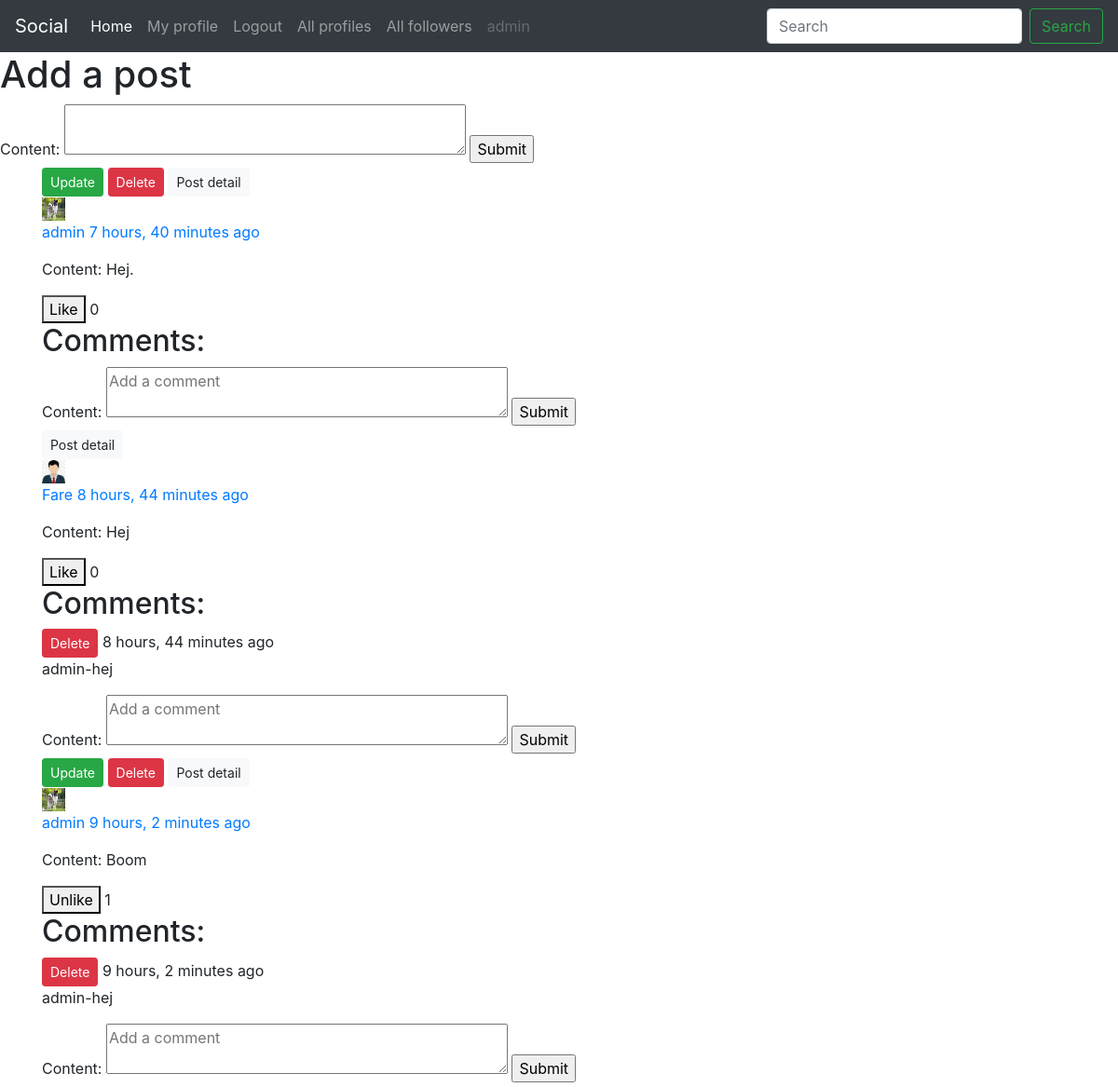
The page /posts/ (signed in) on the database its author committed.
### posts/models.py (models this page shows)
class Post(models.Model):
    author = models.ForeignKey(Profile, on_delete=models.CASCADE)
    content = models.TextField()
    liked = models.ManyToManyField(Profile, related_name='likes',blank=True)
    created_at = models.DateTimeField(auto_now_add=True)
    updated_at = models.DateTimeField(auto_now=True)
    def get_likes(self):
        return self.liked.all().count()
    class Meta:
        ordering = ("-created_at",)

class Comment(models.Model):
    post = models.ForeignKey(Post, on_delete=models.CASCADE)
    author = models.ForeignKey(Profile, on_delete=models.CASCADE)
    content = models.TextField()
    created_at = models.DateTimeField(auto_now_add=True)
    updated_at = models.DateTimeField(auto_now=True)

### profiles/models.py (models this page shows, shortened)
class Profile(models.Model):
    first_name = models.CharField(max_length=225)
    last_name = models.CharField(max_length=225)
    bio = models.TextField()
    user = models.OneToOneField(User, on_delete=models.CASCADE)
    image = models.ImageField(upload_to="post_images",default="avatar.jpg")
    followers = models.ManyToManyField(User,related_name="follower",blank=True)
    created = models.DateTimeField(auto_now_add=True)
    updated = models.DateTimeField(auto_now=True)
    def __str__(self):
        return self.user.username

### posts/views.py (the view, shortened to what this page needs)
# urls.py: path('posts/', views.get_all_posts, name='get_all_posts'),
@login_required(login_url='account_login')
def get_all_posts(request):
    posts = Post.objects.all()
    profile = Profile.objects.get(user=request.user)
    p_form = PostForm()
    c_form = CommentForm()
    context = {
        "posts":posts,
        "c_form":c_form,
        "p_form":p_form
        }
    return render(request, 'posts/all_posts.html',context)

### posts/forms.py
class CommentForm(forms.ModelForm):
    content = forms.CharField(widget=forms.Textarea(attrs={'rows':2,"placeholder":"Add a comment"}))
    class Meta:
        model = Comment
        fields = ("content",)

class PostForm(forms.ModelForm):
    content = forms.CharField(widget=forms.Textarea(attrs={'rows':2}))
    class Meta:
        model = Post
        fields = ("content",)

### posts/templates/posts/all_posts.html (shortened to what this page needs)
{% extends 'base.html' %}
{% block content %}
<h1>Add a post</h1>
<form action="" method="POST">
    {{ p_form }}
    <input type="submit" name="submit_p_form">
</form>
<div class="container">
    {% for post in posts %}
            {% if request.user == post.author.user %}
                <a href="{% url 'update_post' post.pk %}"><button class="btn btn-sm btn-success">Update</button></a>
                <a href="{% url 'delete_post' post.pk %}"><button class="btn btn-sm btn-danger">Delete</button></a>
            {% endif %}
            <a href="{% url 'post_detail' post.pk %}"><button class="btn btn-sm btn-light">Post detail</button></a>
            <br>
            <a href="{% url 'get_profiles' post.author.pk %}">
            <img width="25" height="25" src="{{ post.author.image.url }}" />
            <p>{{ post.author }} {{ post.created_at | timesince }} ago </p>
            </a>
            <p>Content: {{ post.content }}</p>
            <form action="{% url 'add_like' %}" method="POST">
                <button>
                {% if request.user.profile in post.liked.all %}
                    Unlike
                {% else %}
                    Like
                {% endif %}
                </button>
                {{ post.get_likes }}
            </form>
            <h2>Comments:</h2>
            {% if post.comment_set.all %}
                {% for c in post.comment_set.all  %}
                {% if request.user == c.author.user %}
                <a href="{% url 'delete_comment' c.pk %}"><button class="btn btn-sm btn-danger">Delete</button></a>
                {% endif %}
                    {{ post.created_at | timesince }} ago
                    <p>{{c.author }}-{{ c.content }}</p>
                {% endfor %}
            {% endif %}
            <form action="" method="POST">
                {{ c_form }}
                <input type="submit" name="submit_c_form">
            </form>
    {% endfor %}
</div>
{% endblock content %}

### templates/navbar.html (shortened to what this page needs)
<nav class="navbar navbar-expand-lg navbar-dark bg-dark">
    <a class="navbar-brand" href="">Social</a>
    <div class="collapse navbar-collapse" id="navbarSupportedContent">
      <ul class="navbar-nav mr-auto">
        <li class="nav-item active">
          <a class="nav-link" href="/posts/">Home <span class="sr-only">(current)</span></a>
        </li>
        <li class="nav-item">
          <a class="nav-link" href="{% url 'my_profile' %}">My profile</a>
        </li>
        {% if request.user.is_authenticated %}
        <li class="nav-item">
          <a class="nav-link" href="{% url 'account_logout' %}">Logout</a>
        </li>
        <li class="nav-item">
          <a class="nav-link" href="{% url 'all_profiles' %}">All profiles</a>
        </li>
        <li class="nav-item">
          <a class="nav-link" href="{% url 'all_user_followers' %}">All followers</a>
        </li>
        {% else %}
        <li class="nav-item">
          <a class="nav-link" href="{% url 'account_signup' %}">Signup</a>
        </li>
        {% endif %}
        <li class="nav-item">
          <a class="nav-link disabled" href="#">{{ request.user.username }}</a>
        </li>
      </ul>
      <form action="{% url 'search' %}" method="POST" class="form-inline my-2 my-lg-0">
        <input class="form-control mr-sm-2" type="search" name="search" placeholder="Search" aria-label="Search">
        <button class="btn btn-outline-success my-2 my-sm-0" type="submit">Search</button>
      </form>
    </div>
  </nav>

### rows shown on the page
Post: shows "Update", author.image (picture), author "admin", created_at "7 hours, 40 minutes", content "Hej.", shows "Like", get_likes "0"
Post: author.image (placeholder picture), author "Fare", created_at "8 hours, 44 minutes", content "Hej", shows "Like", get_likes "0"
Comment: shows "Delete", author "admin", content "hej"
Post: shows "Update", author.image (picture), author "admin", created_at "9 hours, 2 minutes", content "Boom", shows "Unlike", get_likes "1"
Comment: shows "Delete", author "admin", content "hej"

### other values the page prints
{{ request.user.username }} "admin"
